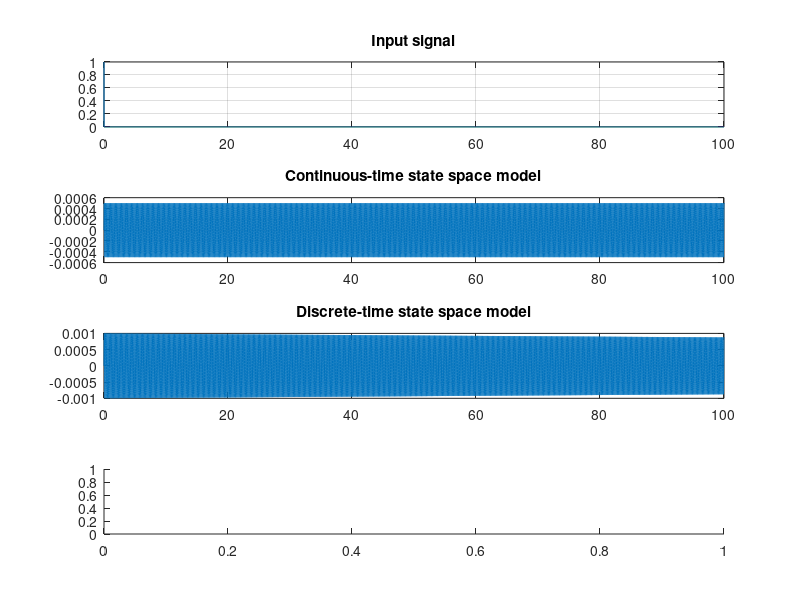

This figure's MATLAB source: (Note: this script raises an error after producing the figure.)
clear; clc;

m = 0.1;
k = 100;
F = 1;

f0 = sqrt(k/m);
Fs = f0*10;

%% Transfer function model

% Use symbol 's' to construct the tf
% s = tf('s');
% sys_tf = 1/(m*s^2+k)

num = [1];
den = [m 0 k];

sys_tf = tf(num,den);

%% State space model

A = [0 1; -k/m 0];
B = [0 1/m]';
C = [1 0];
D = [0];

sys_ss = ss(A,B,C,D);

%% Discrete-time state space model

I = eye(2);
Ts = 1/Fs;
Ad = I + A*Ts + A^2*Ts^2/2 + A^3*Ts^3/6; % Ordered 3
Bd = A^-1*(Ad-I)*B;
Cd = C;
Dd = D;

sys_ssd = ss(Ad,Bd,Cd,Dd,Ts);

%% Simulation

t_end = 100;
t = linspace(0, t_end, t_end*Fs + 1);
u_sin = sin(t*f0);
u_step = ones(size(t))*F;
u_impulse = zeros(size(t)); u_impulse(1) = F;

u = u_impulse;
y_tf  = lsim(sys_tf,  u, t);
y_ss  = lsim(sys_ss,  u, t);
y_ssd = lsim(sys_ssd, u, t);

%% Plot result

figure(1);

subplot(4, 1, 1);
plot(t, u);
title('Input signal');
grid;

subplot(4, 1, 2);
plot(t, y_ss);
title('Continuous-time state space model');
grid;

subplot(4, 1, 3);
plot(t, y_ssd);
title('Discrete-time state space model');
grid;

subplot(4, 1, 4);
plot_fft(y_ss, Fs);
title('FFT');
grid;
